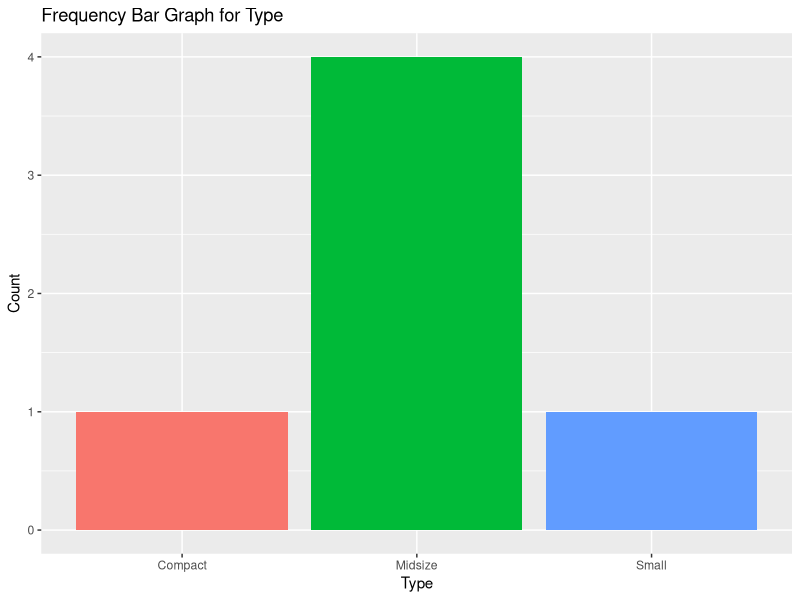
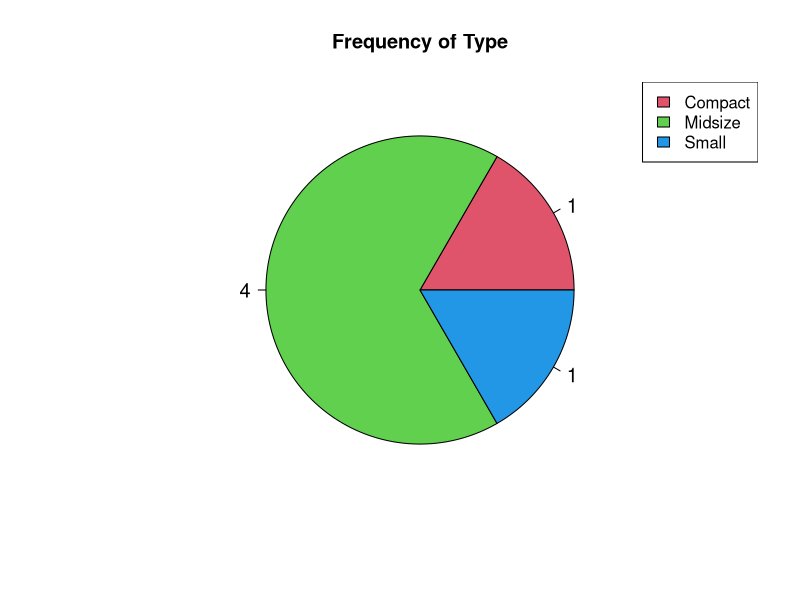
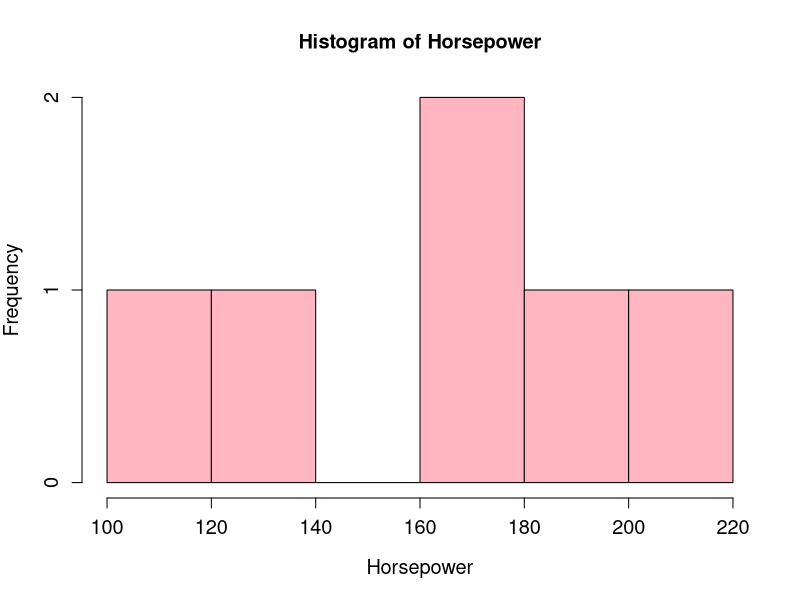
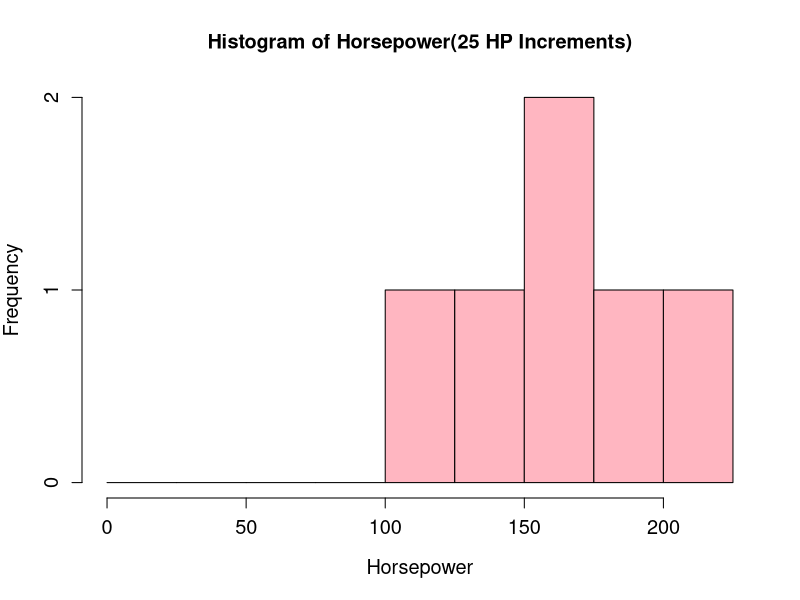
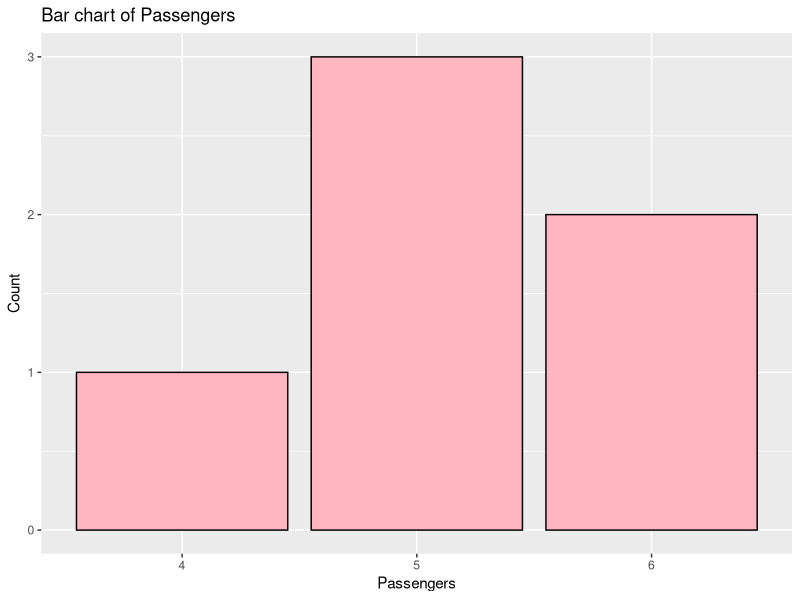

The R source for these figures, in order:
## ---- chunk 1
# Your code goes here
## ---- chunk 2
library(MASS)
data(Cars93)
## ---- chunk 3
head(Cars93)
## ---- chunk 4
data <- data.frame(
  Manufacturer = c("Acura", "Acura", "Audi", "Audi", "BMW", "Buick"),
  Model = c("Integra", "Legend", "90", "100", "535i", "Century"),
  Type = c("Small", "Midsize", "Compact", "Midsize", "Midsize", "Midsize"),
  Min.Price = c(12.9, 29.2, 25.9, 30.8, 23.7, 14.2),
  Price = c(15.9, 33.9, 29.1, 37.7, 30.0, 15.7)
)
freq_table = table(data$Type)
freq_table <- round(freq_table, 3)
freq_table

relative_freq_table <- prop.table(freq_table)*100
relative_freq_table <- round(relative_freq_table, 3)
relative_freq_table
## ---- chunk 5
library(ggplot2)
bargraph <- ggplot(data = data.frame(Type = names(freq_table), Count = as.vector(freq_table)), aes(x = Type, y = Count, fill = Type)) + 
                     geom_bar(stat = "identity", cex=1.2) +
                     labs(title = "Frequency Bar Graph for Type", x = "Type", y = "Count") + guides(fill = "none")
bargraph

## ---- chunk 6
piechart <- pie(freq_table, labels = freq_table, main = "Frequency of Type", col = c(2,3,4), cex=1.2)
legend("topright", legend = names(freq_table), fill = c(2,3,4))
piechart
## ---- chunk 7
df <- data.frame(Horsepower = c(140, 200, 172,172,208,110))
histogram <- hist(df$Horsepower, breaks = 5, col = "lightpink", xlab = "Horsepower", ylab = "Frequency", main = "Histogram of Horsepower", cex.lab=1.2, cex.axis=1.2)
histogram
## ---- chunk 8
df <- data.frame(Horsepower = c(140, 200, 172,172,208,110))
breaks <- seq(0, max(df)+25, by = 25)
histogram <- hist(df$Horsepower, breaks = breaks, col = "lightpink", xlab = "Horsepower", ylab = "Frequency", main = "Histogram of Horsepower(25 HP Increments)", cex.lab=1.2, cex.axis=1.2)
histogram
## ---- chunk 9

## ---- chunk 10
#The type of variable "Passengers" is Numerical discrete because it represents counts and it takes on distinct and separate values.
#If we make a histogram for "Passengers", it will not be an useful graph because a histogram would create arbitrary width bins and would not convey any meaningful information about the distribution.Histogram is more appropriate for numerical continuous variable.
## ---- chunk 11
data <-data.frame(Passengers = c(5,5,5,6,4,6))
bargraph <- ggplot(data, aes(x = factor(Passengers))) + geom_bar(fill = "lightpink", color = "black") + labs(title = "Bar chart of Passengers", x = "Passengers", y = "Count")

bargraph
## ---- chunk 12

## ---- chunk 13
